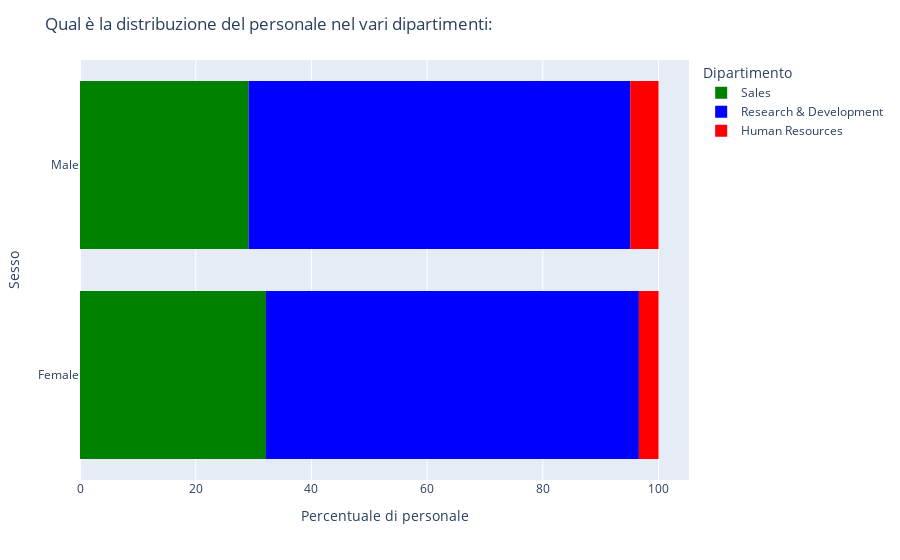

Notebook code cell kept with this figure:
### Code cell
#Si analizza la pecentuale di dipendenti uomini/donne in ogni dipartimento
#Si può dire che la maggior parte dei dipendenti si trova nel dipartimento Ricerca&Sviluppo 
#e in generale sono suddivisi allo stesso modo

fig0 = px.histogram(data_frame = df, y= "Gender", color="Department", barmode="relative", 
                    text_auto=False, barnorm="percent", 
                    color_discrete_map={"Sales":"Green","Research & Development":"Blue", "Human Resources":"Red"})
fig0.layout["xaxis"]["title"] = "Percentuale di personale"
fig0.layout["yaxis"]["title"] = "Sesso"
fig0.layout["legend"]["title"] = "Dipartimento"
fig0.layout["title"] = "Qual è la distribuzione del personale nel vari dipartimenti:"
fig0.show()

### Figure 1 — Plotly figure (JSON) as saved in the notebook; plotly's stock layout.template omitted (floating-point values rounded to 4 significant figures; data arrays with more than 128 entries replaced by an {"elided": "..."} marker saying what was removed)
{"data": [{"alignmentgroup": "True", "bingroup": "y", "hovertemplate": "Department=Sales<br>count (normalized as percent)=%{x}<br>Gender=%{y}<extra></extra>", "legendgroup": "Sales", "marker": {"color": "Green", "pattern": {"shape": ""}}, "name": "Sales", "offsetgroup": "Sales", "orientation": "h", "showlegend": true, "type": "histogram", "xaxis": "x", "y": {"elided": "446 str values"}, "yaxis": "y"}, {"alignmentgroup": "True", "bingroup": "y", "hovertemplate": "Department=Research & Development<br>count (normalized as percent)=%{x}<br>Gender=%{y}<extra></extra>", "legendgroup": "Research & Development", "marker": {"color": "Blue", "pattern": {"shape": ""}}, "name": "Research & Development", "offsetgroup": "Research & Development", "orientation": "h", "showlegend": true, "type": "histogram", "xaxis": "x", "y": {"elided": "961 str values"}, "yaxis": "y"}, {"alignmentgroup": "True", "bingroup": "y", "hovertemplate": "Department=Human Resources<br>count (normalized as percent)=%{x}<br>Gender=%{y}<extra></extra>", "legendgroup": "Human Resources", "marker": {"color": "Red", "pattern": {"shape": ""}}, "name": "Human Resources", "offsetgroup": "Human Resources", "orientation": "h", "showlegend": true, "type": "histogram", "xaxis": "x", "y": ["Male", "Male", "Female", "Female", "Female", "Male", "Male", "Male", "Male", "Male", "Female", "Female", "Male", "Female", "Male", "Male", "Male", "Female", "Male", "Male", "Male", "Male", "Female", "Male", "Male", "Male", "Male", "Male", "Male", "Male", "Male", "Female", "Male", "Male", "Female", "Male", "Female", "Female", "Male", "Male", "Male", "Female", "Male", "Female", "Male", "Male", "Female", "Male", "Female", "Male", "Male", "Male", "Female", "Male", "Male", "Male", "Male", "Male", "Female", "Male", "Male", "Female", "Female"], "yaxis": "y"}], "layout": {"autosize": true, "barmode": "relative", "barnorm": "percent", "legend": {"title": {"text": "Dipartimento"}, "tracegroupgap": 0}, "margin": {"t": 60}, "title": {"text": "Qual è la distribuzione del personale nel vari dipartimenti:"}, "xaxis": {"anchor": "y", "autorange": true, "domain": [0, 1], "range": [0, 105.3], "title": {"text": "Percentuale di personale"}}, "yaxis": {"anchor": "x", "autorange": true, "domain": [0, 1], "range": [-0.5, 1.5], "title": {"text": "Sesso"}, "type": "category"}}}
